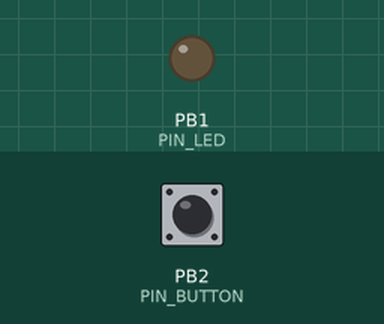
Simulated run of this program. Board: ATtiny85, built with avr-gcc and run on an emulated ATtiny85. On the bench: output pins drawn as LEDs (lit = HIGH). The inputs (shaded band) are chosen by the test bench; at power-on: PB2 (PIN_BUTTON) HIGH.

Above: at 1.2 s.
1.3 s: PB2 (PIN_BUTTON) pulled LOW for 0.15 s
At 1.37 s:
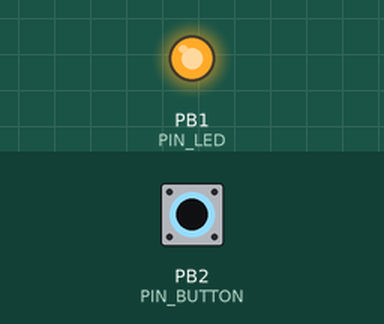
2.9 s: PB2 (PIN_BUTTON) pulled LOW for 3.2 s
At 7.5 s:
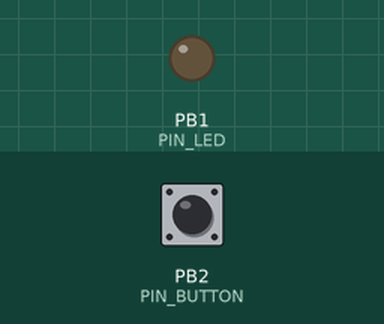
Timing chart, 0 to 9.0 s (numbered marks = the images above; inputs shaded):
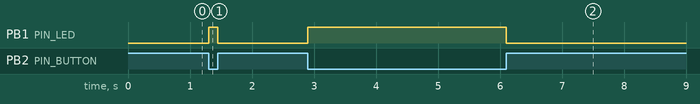

Measured:
- after the input at 1.3 s, PB1 (PIN_LED): LOW → HIGH at once, → LOW 0.15 s later
- after the input at 2.9 s, PB1 (PIN_LED): LOW → HIGH at once, → LOW 3.2 s later

The program:

main.cpp
```cpp
#include <Arduino.h>
#include <DigiKeyboard.h>
#include <JC_Button.h>

#define PIN_LED     1
#define PIN_BUTTON  2

Button button(PIN_BUTTON);

void setup() {
  pinMode(PIN_LED, OUTPUT);

  button.begin();
}

void loop() {

  button.read();


  if(button.wasPressed()) {
    DigiKeyboard.update();
    DigiKeyboard.sendKeyStroke(KEY_O, MOD_SHIFT_LEFT);
    DigiKeyboard.sendKeyStroke(KEY_N);
    DigiKeyboard.sendKeyStroke(KEY_ENTER);
    digitalWrite(PIN_LED, HIGH);
  }

  if(button.wasReleased()) {
    DigiKeyboard.update();
    DigiKeyboard.sendKeyStroke(KEY_O, MOD_SHIFT_LEFT);
    DigiKeyboard.sendKeyStroke(KEY_F);
    DigiKeyboard.sendKeyStroke(KEY_F);
    DigiKeyboard.sendKeyStroke(KEY_ENTER);
    digitalWrite(PIN_LED, LOW);
  }
}
```
